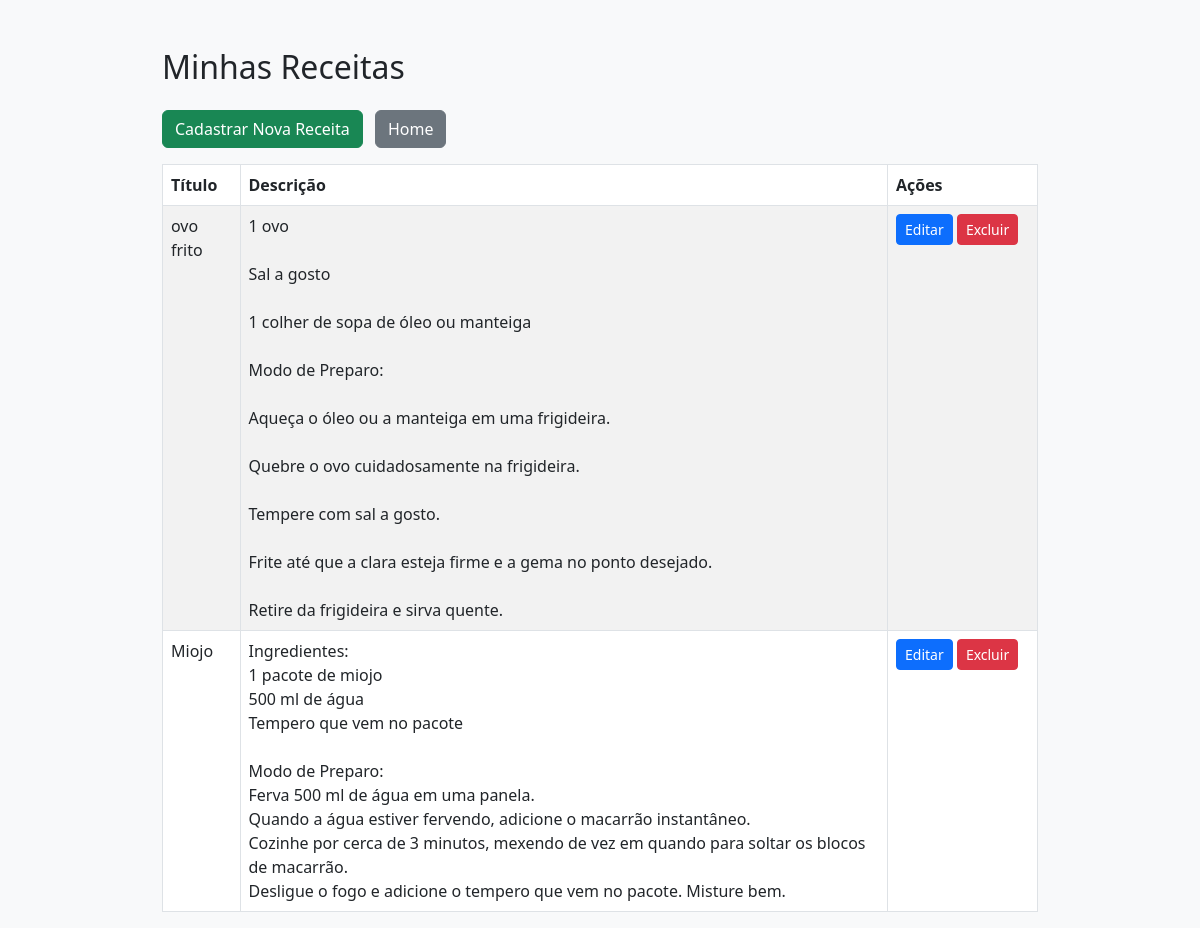
Screenshot of /listar_receitas.php (signed in) with the database file from the repository.
### tables this page shows
CREATE TABLE `tb_receitas` (
  `id` int(11) NOT NULL,
  `usuario_id` int(11) NOT NULL,
  `titulo` varchar(100) NOT NULL,
  `descricao` text NOT NULL,
  `data_criacao` timestamp NOT NULL DEFAULT current_timestamp()
);

### listar_receitas.php (the view, shortened to what this page needs)
<?php
$conn = conectar_banco();
$sql = "SELECT id, titulo, descricao FROM tb_receitas WHERE usuario_id = ?";
$stmt = mysqli_prepare($conn, $sql);
mysqli_stmt_bind_param($stmt, 'i', $_SESSION['usuario_id']);
mysqli_stmt_execute($stmt);
$result = mysqli_stmt_get_result($stmt);
?>
<!DOCTYPE html>
<html lang="pt-BR">
<head>
<link href="https://cdn.jsdelivr.net/npm/bootstrap@5.3.0/dist/css/bootstrap.min.css" rel="stylesheet" />
</head>
<body class="bg-light">
<div class="container mt-5" style="max-width: 900px;">
    <h2 class="mb-4">Minhas Receitas</h2>
    <div class="mb-3">
        <a href="cadastro_receita.php" class="btn btn-success me-2">Cadastrar Nova Receita</a>
        <a href="home.php" class="btn btn-secondary">Home</a>
    </div>
    <table class="table table-bordered table-striped bg-white">
        <thead>
            <tr>
                <th>Título</th>
                <th>Descrição</th>
                <th style="width: 150px;">Ações</th>
            </tr>
        </thead>
        <tbody>
            <?php if (mysqli_num_rows($result) > 0): ?>
                <?php while ($row = mysqli_fetch_assoc($result)): ?>
                <tr>
                    <td><?php echo htmlspecialchars($row['titulo']); ?></td>
                    <td><?php echo nl2br(htmlspecialchars($row['descricao'])); ?></td>
                    <td>
                        <a href="editar_receita.php?id=<?php echo $row['id']; ?>" class="btn btn-sm btn-primary">Editar</a>
                        <a href="excluir_receita.php?id=<?php echo $row['id']; ?>"
                           class="btn btn-sm btn-danger"
                           onclick="return confirm('Tem certeza que deseja excluir esta receita?');">Excluir</a>
                    </td>
                </tr>
                <?php endwhile; ?>
            <?php else: ?>
                <tr>
                    <td colspan="3" class="text-center">Nenhuma receita cadastrada.</td>
                </tr>
            <?php endif; ?>
        </tbody>
    </table>
</div>
</body>
</html>

### rows the page displays
tb_receitas: titulo "ovo frito", descricao "1 ovo Sal a gosto 1 colher de sopa de óleo ou manteiga Modo de Preparo: Aqueça o óleo ou a manteiga em uma frigideira. Quebre o ovo cuidadosamente na frigideira. Tempere com sal a gosto. Frite até que a clara esteja firme e a gema no ponto desejado. Retire da frigideira e sirva quente."
tb_receitas: titulo "Miojo", descricao "Ingredientes: 1 pacote de miojo 500 ml de água Tempero que vem no pacote Modo de Preparo: Ferva 500 ml de água em uma panela. Quando a água estiver fervendo, adicione o macarrão instantâneo. Cozinhe por cerca de 3 minutos, mexendo de vez em quando para soltar os blocos de macarrão. Desligue o fogo e adicione o tempero que vem no pacote. Misture bem."
